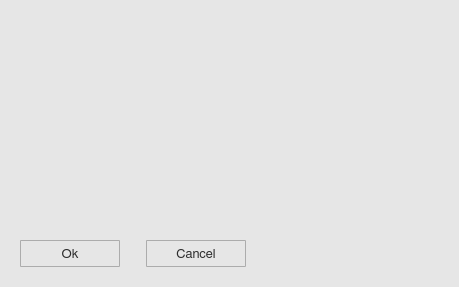
<?xml version="1.0" encoding="UTF-8"?>
<ui version="4.0">
 <class>projectionWindow</class>
 <widget class="QWidget" name="projectionWindow">
  <property name="geometry">
   <rect>
    <x>0</x>
    <y>0</y>
    <width>459</width>
    <height>287</height>
   </rect>
  </property>
  <property name="minimumSize">
   <size>
    <width>0</width>
    <height>0</height>
   </size>
  </property>
  <property name="maximumSize">
   <size>
    <width>16777215</width>
    <height>16777215</height>
   </size>
  </property>
  <property name="font">
   <font>
    <family>FreeSans</family>
    <pointsize>10</pointsize>
    <stylestrategy>PreferAntialias</stylestrategy>
    <kerning>true</kerning>
   </font>
  </property>
  <property name="windowTitle">
   <string>Information</string>
  </property>
  <property name="windowIcon">
   <iconset>
    <normaloff>icons/info_popup_icon.svg</normaloff>icons/info_popup_icon.svg</iconset>
  </property>
  <property name="styleSheet">
   <string notr="true">QWidget {
	background-color: rgb(230,230,230);
}

QScrollBar:vertical {
  border: 0px solid white;
  background-color: rgb(240, 240, 240);
  width: 20px;
  margin: 21px 0px 21px 0px;
}

QScrollBar:horizontal {
  border: 0px solid white;
  background-color: rgb(240, 240, 240);
  height: 20px;
  margin: 0px 21px 0px 21px;
}

QScrollBar::handle:vertical {
  background-color: rgb(205, 205, 205);
  min-height: 25px;
}

QScrollBar:handle:vertical:hover {
  background-color: rgb(167, 167, 167);
}

QScrollBar:handle:vertical:pressed {
  background-color: rgb(96, 96, 96);
}

QScrollBar::handle:horizontal {
  background-color: rgb(205, 205, 205);
  min-width: 25px;
}

QScrollBar:handle:horizontal:hover {
  background-color: rgb(167, 167, 167);
}

QScrollBar:handle:horizontal:pressed {
  background-color: rgb(96, 96, 96);
}

QScrollBar::add-line:vertical {
  border-top: 0px solid rgb(240,240,240);
  border-left: 0px solid white;
  border-right: 0px solid white;
  border-bottom: 0px solid white;
  background-color: rgb(240, 240, 240);
  height: 20px;
  subcontrol-position: bottom;
  subcontrol-origin: margin;
}

QScrollBar::add-line:vertical:hover {
  background-color: rgb(219, 219, 219);
}

QScrollBar::add-line:vertical:pressed {
  background-color: rgb(96, 96, 96);
}

QScrollBar::sub-line:vertical {
  border-top: 0px solid white;
  border-left: 0px solid white;
  border-right: 0px solid white;
  border-bottom: 0px solid rgb(240,240,240);
  background-color: rgb(240, 240, 240);
  height: 20px;
  subcontrol-position: top;
  subcontrol-origin: margin;
}

QScrollBar::sub-line:vertical:hover {
  background-color: rgb(219, 219, 219);
}

QScrollBar::sub-line:vertical:pressed {
  background-color: rgb(96, 96, 96);
}

QScrollBar::up-arrow:vertical {
  image: url(icons/up_arrow_icon.svg); 
  width: 16px;
  height: 16px;
}

QScrollBar::up-arrow:vertical:pressed {
  right: -1px;
  bottom: -1px;
}

QScrollBar::down-arrow:vertical {
  image: url(icons/down_arrow_icon.svg); 
  width: 16px;
  height: 16px;
}

QScrollBar::down-arrow:vertical:pressed {
  right: -1px;
  bottom: -1px;
}

QScrollBar::add-line:horizontal {
  border-top: 0px solid white;
  border-left: 0px solid rgb(240,240,240);
  border-right: 0px solid white;
  border-bottom: 0px solid white;
  background-color: rgb(240, 240, 240);
  width: 20px;
  subcontrol-position: right;
  subcontrol-origin: margin;
}

QScrollBar::add-line:horizontal:hover {
  background-color: rgb(219, 219, 219);
}

QScrollBar::add-line:horizontal:pressed {
  background-color: rgb(96, 96, 96);
}

QScrollBar::sub-line:horizontal {
  border-top: 0px solid white;
  border-left: 0px solid white;
  border-right: 0px solid rgb(240,240,240);
  border-bottom: 0px solid white;
  background-color: rgb(240, 240, 240);
  width: 20px;
  subcontrol-position: left;
  subcontrol-origin: margin;
}

QScrollBar::sub-line:horizontal:hover {
  background-color: rgb(219, 219, 219);
}

QScrollBar::sub-line:horizontal:pressed {
  background-color: rgb(96, 96, 96);
}

QScrollBar::left-arrow:horizontal {
  image: url(icons/left_arrow_icon.svg); 
  width: 16px;
  height: 16px;
}

QScrollBar::left-arrow:horizontal:pressed {
  right: -1px;
  bottom: -1px;
}

QScrollBar::right-arrow:horizontal {
  image: url(icons/right_arrow_icon.svg); 
  width: 16px;
  height: 16px;
}

QScrollBar::right-arrow:horizontal:pressed {
  right: -1px;
  bottom: -1px;
}</string>
  </property>
  <layout class="QGridLayout" name="gridLayout_2">
   <property name="leftMargin">
    <number>0</number>
   </property>
   <property name="topMargin">
    <number>0</number>
   </property>
   <property name="rightMargin">
    <number>0</number>
   </property>
   <property name="bottomMargin">
    <number>0</number>
   </property>
   <item row="0" column="0">
    <widget class="QScrollArea" name="option_scroll">
     <property name="styleSheet">
      <string notr="true">QScrollArea { background: transparent; }

QScrollArea &gt; QWidget &gt; QWidget { background: transparent; }

QScrollBar:vertical {
  border: 0px solid white;
  background-color: rgb(240, 240, 240);
  width: 20px;
  margin: 21px 0px 21px 0px;
}

QScrollBar:horizontal {
  border: 0px solid white;
  background-color: rgb(240, 240, 240);
  height: 20px;
  margin: 0px 21px 0px 21px;
}

QScrollBar::handle:vertical {
  background-color: rgb(205, 205, 205);
  min-height: 25px;
}

QScrollBar:handle:vertical:hover {
  background-color: rgb(167, 167, 167);
}

QScrollBar:handle:vertical:pressed {
  background-color: rgb(96, 96, 96);
}

QScrollBar::handle:horizontal {
  background-color: rgb(205, 205, 205);
  min-width: 25px;
}

QScrollBar:handle:horizontal:hover {
  background-color: rgb(167, 167, 167);
}

QScrollBar:handle:horizontal:pressed {
  background-color: rgb(96, 96, 96);
}

QScrollBar::add-line:vertical {
  border-top: 0px solid rgb(240,240,240);
  border-left: 0px solid white;
  border-right: 0px solid white;
  border-bottom: 0px solid white;
  background-color: rgb(240, 240, 240);
  height: 20px;
  subcontrol-position: bottom;
  subcontrol-origin: margin;
}

QScrollBar::add-line:vertical:hover {
  background-color: rgb(219, 219, 219);
}

QScrollBar::add-line:vertical:pressed {
  background-color: rgb(96, 96, 96);
}

QScrollBar::sub-line:vertical {
  border-top: 0px solid white;
  border-left: 0px solid white;
  border-right: 0px solid white;
  border-bottom: 0px solid rgb(240,240,240);
  background-color: rgb(240, 240, 240);
  height: 20px;
  subcontrol-position: top;
  subcontrol-origin: margin;
}

QScrollBar::sub-line:vertical:hover {
  background-color: rgb(219, 219, 219);
}

QScrollBar::sub-line:vertical:pressed {
  background-color: rgb(96, 96, 96);
}

QScrollBar::up-arrow:vertical {
  image: url(icons/up_arrow_icon.svg); 
  width: 16px;
  height: 16px;
}

QScrollBar::up-arrow:vertical:pressed {
  right: -1px;
  bottom: -1px;
}

QScrollBar::down-arrow:vertical {
  image: url(icons/down_arrow_icon.svg); 
  width: 16px;
  height: 16px;
}

QScrollBar::down-arrow:vertical:pressed {
  right: -1px;
  bottom: -1px;
}

QScrollBar::add-line:horizontal {
  border-top: 0px solid white;
  border-left: 0px solid rgb(240,240,240);
  border-right: 0px solid white;
  border-bottom: 0px solid white;
  background-color: rgb(240, 240, 240);
  width: 20px;
  subcontrol-position: right;
  subcontrol-origin: margin;
}

QScrollBar::add-line:horizontal:hover {
  background-color: rgb(219, 219, 219);
}

QScrollBar::add-line:horizontal:pressed {
  background-color: rgb(96, 96, 96);
}

QScrollBar::sub-line:horizontal {
  border-top: 0px solid white;
  border-left: 0px solid white;
  border-right: 0px solid rgb(240,240,240);
  border-bottom: 0px solid white;
  background-color: rgb(240, 240, 240);
  width: 20px;
  subcontrol-position: left;
  subcontrol-origin: margin;
}

QScrollBar::sub-line:horizontal:hover {
  background-color: rgb(219, 219, 219);
}

QScrollBar::sub-line:horizontal:pressed {
  background-color: rgb(96, 96, 96);
}

QScrollBar::left-arrow:horizontal {
  image: url(icons/left_arrow_icon.svg); 
  width: 16px;
  height: 16px;
}

QScrollBar::left-arrow:horizontal:pressed {
  right: -1px;
  bottom: -1px;
}

QScrollBar::right-arrow:horizontal {
  image: url(icons/right_arrow_icon.svg); 
  width: 16px;
  height: 16px;
}

QScrollBar::right-arrow:horizontal:pressed {
  right: -1px;
  bottom: -1px;
}</string>
     </property>
     <property name="frameShape">
      <enum>QFrame::NoFrame</enum>
     </property>
     <property name="sizeAdjustPolicy">
      <enum>QAbstractScrollArea::AdjustToContentsOnFirstShow</enum>
     </property>
     <property name="widgetResizable">
      <bool>true</bool>
     </property>
     <property name="alignment">
      <set>Qt::AlignLeading|Qt::AlignLeft|Qt::AlignTop</set>
     </property>
     <widget class="QWidget" name="scrollAreaWidgetContents">
      <property name="geometry">
       <rect>
        <x>0</x>
        <y>0</y>
        <width>459</width>
        <height>204</height>
       </rect>
      </property>
      <layout class="QGridLayout" name="gridLayout">
       <property name="leftMargin">
        <number>10</number>
       </property>
       <property name="topMargin">
        <number>10</number>
       </property>
       <property name="rightMargin">
        <number>10</number>
       </property>
       <property name="bottomMargin">
        <number>10</number>
       </property>
       <item row="0" column="0">
        <layout class="QVBoxLayout" name="option_layout"/>
       </item>
      </layout>
     </widget>
    </widget>
   </item>
   <item row="1" column="0">
    <spacer name="verticalSpacer_2">
     <property name="orientation">
      <enum>Qt::Vertical</enum>
     </property>
     <property name="sizeType">
      <enum>QSizePolicy::Fixed</enum>
     </property>
     <property name="sizeHint" stdset="0">
      <size>
       <width>20</width>
       <height>10</height>
      </size>
     </property>
    </spacer>
   </item>
   <item row="2" column="0">
    <layout class="QHBoxLayout" name="horizontalLayout_2">
     <item>
      <spacer name="horizontalSpacer_3">
       <property name="orientation">
        <enum>Qt::Horizontal</enum>
       </property>
       <property name="sizeType">
        <enum>QSizePolicy::Fixed</enum>
       </property>
       <property name="sizeHint" stdset="0">
        <size>
         <width>20</width>
         <height>20</height>
        </size>
       </property>
      </spacer>
     </item>
     <item>
      <widget class="QToolButton" name="option_ok">
       <property name="minimumSize">
        <size>
         <width>100</width>
         <height>27</height>
        </size>
       </property>
       <property name="maximumSize">
        <size>
         <width>100</width>
         <height>27</height>
        </size>
       </property>
       <property name="font">
        <font>
         <family>FreeSans</family>
         <pointsize>10</pointsize>
         <stylestrategy>PreferAntialias</stylestrategy>
         <kerning>true</kerning>
        </font>
       </property>
       <property name="styleSheet">
        <string notr="true">QToolButton {
    border: 1px solid #acacac;
    border-radius: 1px;
    background-color: qlineargradient(x1: 0, y1: 0, x2: 0, y2: 1, 
								stop: 0 #f0f0f0, stop: 1 #e5e5e5);
	color: rgb(45,45,45)
}

QToolButton:hover {
	border: 1px solid #7eb4ea;
    border-radius: 1px;
	background-color: qlineargradient(x1: 0, y1: 0, x2: 0, y2: 1, 
								stop: 0 #ecf4fc, stop: 1 #dcecfc);
}


QToolButton:pressed {
	border: 1px solid #579de5;
    border-radius: 1px;
    background-color: qlineargradient(x1: 0, y1: 0, x2: 0, y2: 1,
                                      stop: 0 #daecfc, stop: 1 #c4e0fc);
}</string>
       </property>
       <property name="text">
        <string>Ok</string>
       </property>
      </widget>
     </item>
     <item>
      <spacer name="horizontalSpacer_5">
       <property name="orientation">
        <enum>Qt::Horizontal</enum>
       </property>
       <property name="sizeType">
        <enum>QSizePolicy::Fixed</enum>
       </property>
       <property name="sizeHint" stdset="0">
        <size>
         <width>20</width>
         <height>20</height>
        </size>
       </property>
      </spacer>
     </item>
     <item>
      <widget class="QToolButton" name="option_cancel">
       <property name="minimumSize">
        <size>
         <width>100</width>
         <height>27</height>
        </size>
       </property>
       <property name="maximumSize">
        <size>
         <width>100</width>
         <height>27</height>
        </size>
       </property>
       <property name="font">
        <font>
         <family>FreeSans</family>
         <pointsize>10</pointsize>
         <stylestrategy>PreferAntialias</stylestrategy>
         <kerning>true</kerning>
        </font>
       </property>
       <property name="styleSheet">
        <string notr="true">QToolButton {
    border: 1px solid #acacac;
    border-radius: 1px;
    background-color: qlineargradient(x1: 0, y1: 0, x2: 0, y2: 1, 
								stop: 0 #f0f0f0, stop: 1 #e5e5e5);
	color: rgb(45,45,45)
}

QToolButton:hover {
	border: 1px solid #7eb4ea;
    border-radius: 1px;
	background-color: qlineargradient(x1: 0, y1: 0, x2: 0, y2: 1, 
								stop: 0 #ecf4fc, stop: 1 #dcecfc);
}


QToolButton:pressed {
	border: 1px solid #579de5;
    border-radius: 1px;
    background-color: qlineargradient(x1: 0, y1: 0, x2: 0, y2: 1,
                                      stop: 0 #daecfc, stop: 1 #c4e0fc);
}</string>
       </property>
       <property name="text">
        <string>Cancel</string>
       </property>
      </widget>
     </item>
     <item>
      <spacer name="horizontalSpacer_4">
       <property name="orientation">
        <enum>Qt::Horizontal</enum>
       </property>
       <property name="sizeHint" stdset="0">
        <size>
         <width>40</width>
         <height>20</height>
        </size>
       </property>
      </spacer>
     </item>
    </layout>
   </item>
   <item row="3" column="0">
    <spacer name="verticalSpacer">
     <property name="orientation">
      <enum>Qt::Vertical</enum>
     </property>
     <property name="sizeType">
      <enum>QSizePolicy::Fixed</enum>
     </property>
     <property name="sizeHint" stdset="0">
      <size>
       <width>20</width>
       <height>20</height>
      </size>
     </property>
    </spacer>
   </item>
  </layout>
 </widget>
 <resources/>
 <connections/>
</ui>
